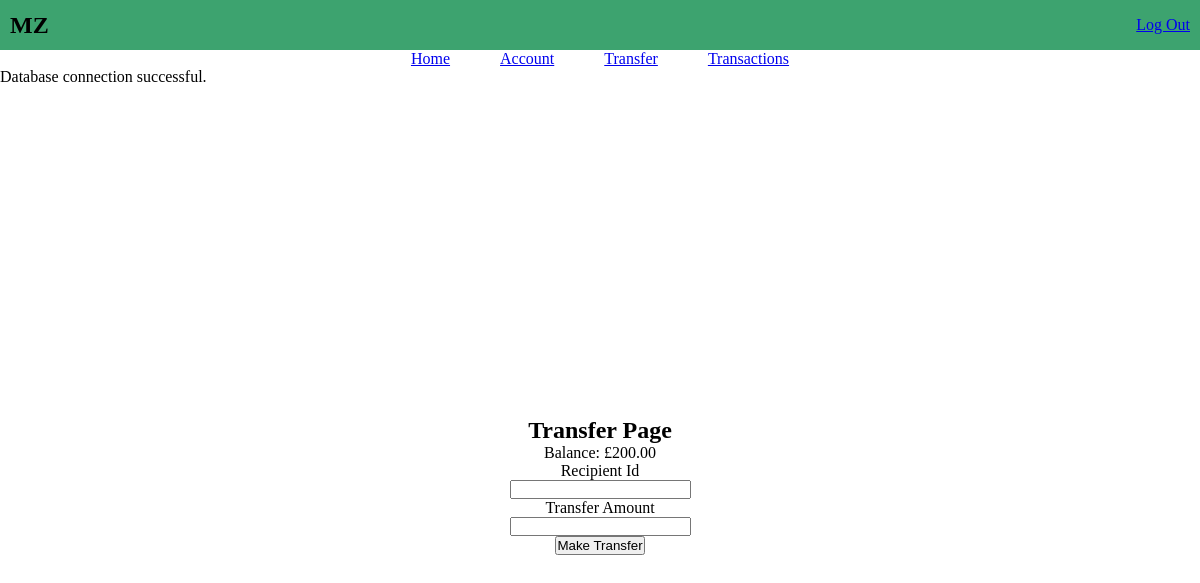
/TransferPage.php (signed in), run on an earlier commit of the app's database.
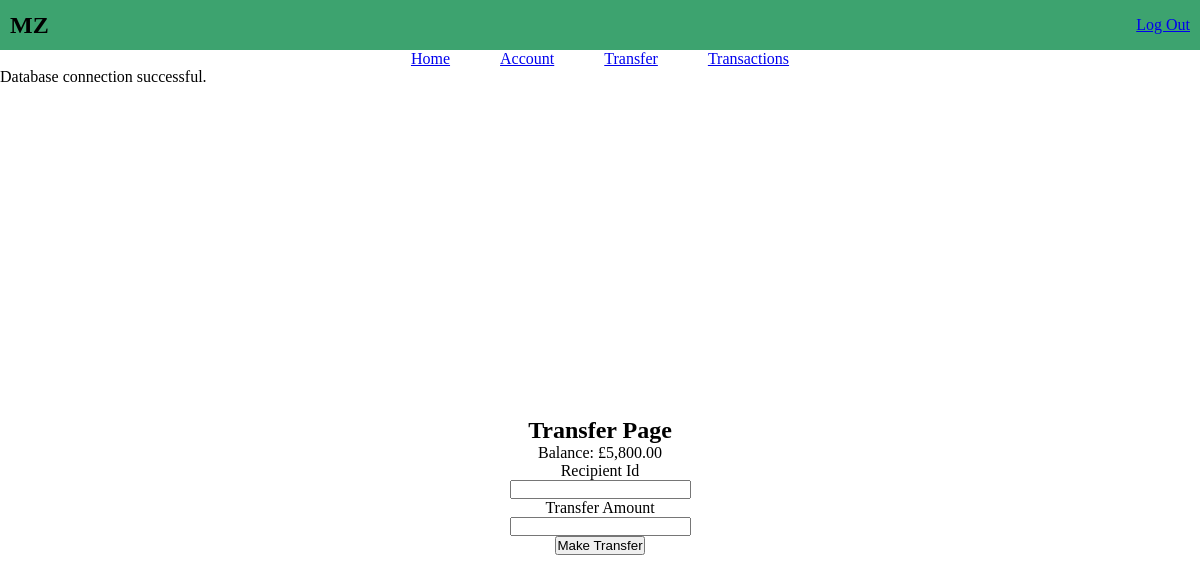
And on a later commit of the database.
### tables this page shows
CREATE TABLE "Users" (
	"UserId"	TEXT NOT NULL UNIQUE,
	"FirstName"	TEXT NOT NULL,
	"LastName"	TEXT NOT NULL,
	"Password"	TEXT NOT NULL,
	"AdminStatus"	INTEGER NOT NULL,
	"LastLogin"	TEXT,
	"Balance"	REAL NOT NULL DEFAULT 0,
	"TransactionLimit"	INTEGER NOT NULL DEFAULT 500,
	"LoginLimit"	INTEGER NOT NULL DEFAULT 30,
	"Email"	TEXT,
	"Code"	TEXT,
	"Key"	TEXT,
	"GeneratedTime"	TEXT,
	PRIMARY KEY("UserId")
);

### includes/BalanceScript.inc.php (called while the page is built)
<?php
require_once 'dbh.inc.php';
require_once 'db_functions.inc.php';
if (isset($_SESSION['UserId'])) {
    $userId = $_SESSION['UserId'];
    $balance = GetBalance($db, $userId);
}
else {
}

### includes/db_functions.inc.php (called while the page is built, shortened)
<?php
function GetBalance($db, $userId) {
    $stmt = $db->prepare('SELECT Balance FROM Users WHERE UserId = :id');
    $stmt->bindValue(':id', $userId, SQLITE3_TEXT);
    $result = $stmt->execute();
    $row = $result->fetchArray(SQLITE3_ASSOC);
    $balance = $row['Balance'];
    return $balance;
}

### TransferPage.php (the view, shortened to what this page needs)
<!DOCTYPE html>
<html lang="en">
<head>
    <link rel="stylesheet" type="text/css" href="CSS/stylesheet.css">
</head>
<body>
    <?php
        require_once 'NavigationBar.inc.php';
        require_once 'includes/BalanceScript.inc.php';
    ?>
    <div id="test">
        <h2>Transfer Page</h2>
        <p><?php echo "Balance: £" . number_format($balance, 2); ?></p>
        <form action="includes/TransferScript.inc.php" method="POST">
            <label for="UserId">Recipient Id</label>
            <input type="text" id="RecipientId" name="RecipientId" required />
            <label for="TransferAmount">Transfer Amount</label>
            <input type="text" id="TransferAmount" name="TransferAmount" required />
            <button type="submit" name="submit">Make Transfer</button>
        </form>
    </div>
</body>
</html>

What changed in the data, as far as the page shows it:
changed users: Balance "200.00" → "5,800.00"
